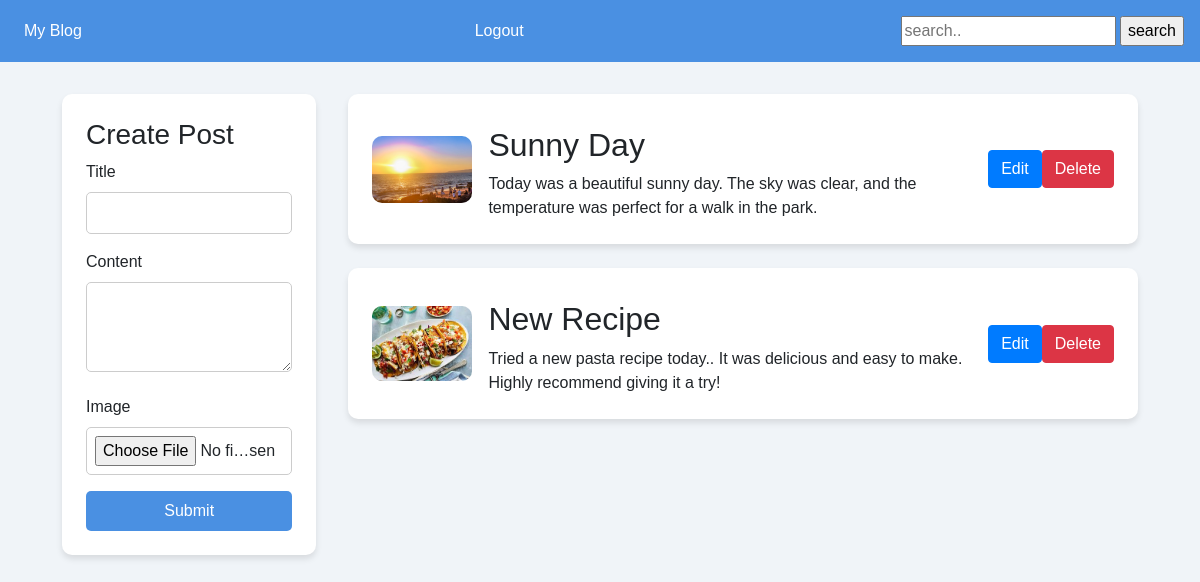
Before: / with the older database file.
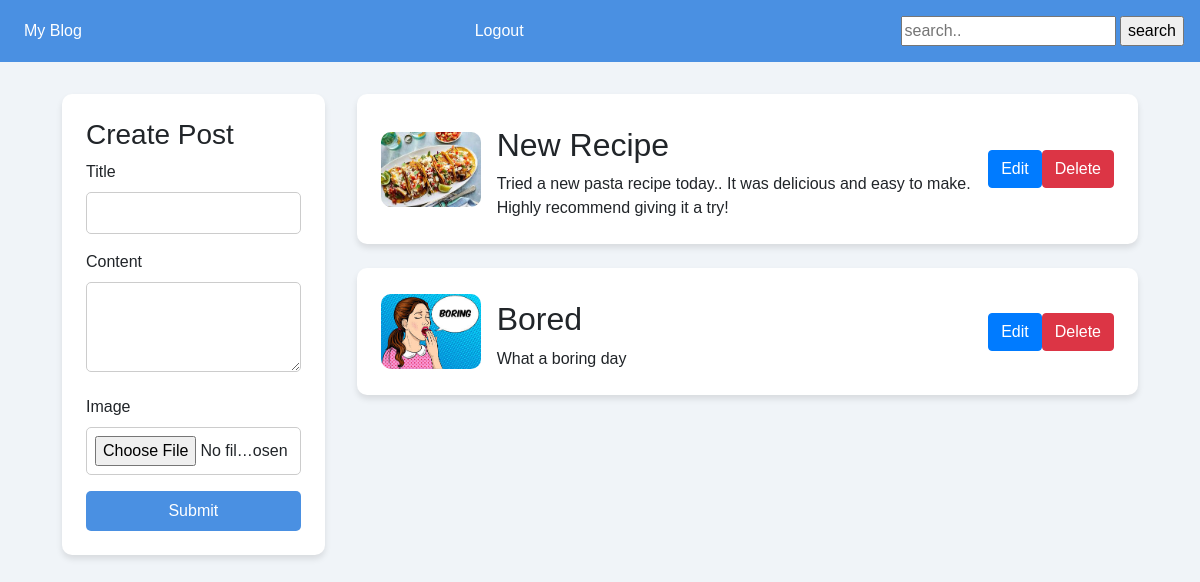
After: the same page with the newer database file.
### home/models.py (models this page shows, shortened)
class Post(models.Model):
    title = models.CharField(max_length=100)
    content = models.CharField(max_length=800)
    image = models.ImageField()

### home/views.py (the view)
# urls.py: path('', views.index, name="index"),
def index(request):
    form = PostForm()
    if request.method == 'POST':
        form = PostForm(request.POST, request.FILES)
        if form.is_valid():
            form.save()
            return redirect('index')
    pro = Post.objects.all()
    if request.method == "GET":
        st= request.GET.get('searchname')
        if st!=None:
            pro = Post.objects.filter(title__icontains = st)
    return render(request, 'index.html', {'form': form, 'pro': pro})

### home/forms.py
class PostForm(forms.ModelForm):
    class Meta:
        model= Post
        fields = ['title', 'content', 'image']

### templates/index.html (shortened to what this page needs)
{% load static %}
<!DOCTYPE html>
<html lang="en">
<head>
    <link href="https://stackpath.bootstrapcdn.com/bootstrap/4.5.2/css/bootstrap.min.css" rel="stylesheet">
</head>
<body>
    <nav class="navbar">
        <div class="logo">
             My Blog
        </div>
        <div>
            <a href="{% url 'logout_view' %}">Logout</a>
        </div>
        <div class="searchbar" >
            <form method="GET" action="">
                <input type="text" name="searchname" placeholder="search..">
                <input type="submit" clas="btn btn-success" value="search">
                        </form>
        </div>
    </nav>
    <div class="container">
        <div class="form-box">
            <h3>Create Post</h3>
            <form method="POST" enctype="multipart/form-data">
                <div class="form-group">
                    <label for="title">Title</label>
                    <input type="text" id="title" name="title">
                </div>
                <div class="form-group">
                    <label for="content">Content</label>
                    <textarea id="content" name="content" rows="3"></textarea>
                </div>
                <div class="form-group">
                    <label for="image">Image</label>
                    <input type="file" id="image" name="image">
                </div>
                <button type="submit">Submit</button>
            </form>
        </div>
        <div class="post-list">
            {% for Post in pro %}
            <div class="post-box">
                <img src="{{ Post.image.url }}" alt="Post Image">
                <div class="post-details">
                    <h2>{{ Post.title }}</h2>
                    <div class="post-content">{{ Post.content }}</div>
                </div>
                <a href="{% url 'edit' Post.id %}"><button type="button" class="btn btn-primary">Edit</button></a>
                <button type="button" class="btn btn-danger" data-toggle="modal" data-target="#deleteModal-{{ Post.id }}">Delete</button>
            </div>
            {% empty %}
            <span class="text-centre text-danger">
                No record Found
            </span>
            {% endfor %}
        </div>
    </div>
</body>
</html>

### templates/index.html (style rules this page uses)
body { font-family: Arial, sans-serif; background-color: #f0f4f8; margin: 0; padding: 0; }
.navbar { display: flex; justify-content: space-between; align-items: center; padding: 1rem; background-color: #4a90e2; color: white; }
.navbar .logo { display: flex; align-items: center; }
.navbar a { color: white; text-decoration: none; margin-left: 1rem; }
.container { display: flex; padding: 2rem; }
.form-box { background: #ffffff; padding: 1.5rem; border-radius: 10px; box-shadow: 0 4px 6px rgba(0, 0, 0, 0.1); width: 30%; margin-right: 2rem; }
.form-box h3 { margin-top: 0; }
.form-box .form-group { margin-bottom: 1rem; }
.form-box label { display: block; margin-bottom: 0.5rem; }
.form-box input, .form-box textarea, .form-box button { width: 100%; padding: 0.5rem; border-radius: 5px; border: 1px solid #ccc; }
.form-box button { background-color: #4a90e2; color: white; border: none; cursor: pointer; }
.post-list { flex-grow: 1; }
.post-box { background: #ffffff; padding: 1.5rem; border-radius: 10px; box-shadow: 0 4px 6px rgba(0, 0, 0, 0.1); margin-bottom: 1.5rem; display: flex; align-items: center; }
.post-box img { width: 100px; border-radius: 10px; margin-right: 1rem; }
.post-details { flex-grow: 1; }

Changed rows visible on the page:
removed Post: image (picture), title "Sunny Day", content "Today was a beautiful sunny day. The sky was clear, and the temperature was perfect for a walk in the park."
added Post: image (picture), title "Bored", content "What a boring day"
